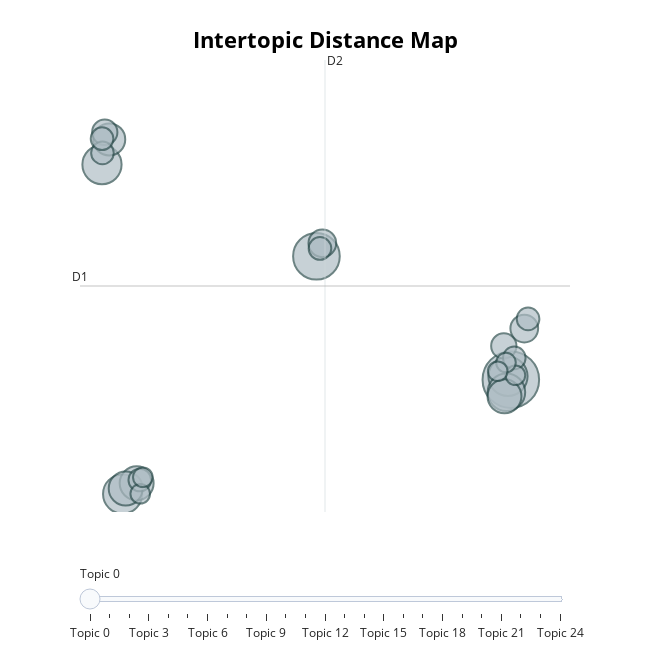

Here is the notebook cell this chart was saved with:
### Markdown cell above
### Visualizing Topics

### Code cell
int_topic_dist = topic_model.visualize_topics()
int_topic_dist.write_html("outputs/interactive_BERtopic_distribution")
int_topic_dist

### Figure 1 — Plotly figure (JSON) as saved in the notebook; plotly's stock layout.template omitted (floating-point values rounded to 4 significant figures)
{"data": [{"customdata": [[0, "world | years | people | new | american", 25], [1, "states | government | united | congress | department", 17], [2, "america | american | americans | people | tonight", 12], [3, "government | states | year | united | law", 12], [4, "government | law | great | work | public", 12], [5, "world | soviet | nations | peace | economic", 11], [6, "states | united | congress | government | year", 9], [7, "national | federal | government | war | congress", 9], [8, "states | public | government | united | present", 9], [9, "states | united | government | constitution | state", 8], [10, "people | new | children | world | challenge", 6], [11, "states | government | constitution | country | general", 6], [12, "government | states | united | public | law", 5], [13, "government | states | united | year | congress", 5], [14, "states | government | public | united | lands", 4], [15, "world | free | war | great | nations", 4], [16, "thats | jobs | america | new | know", 4], [17, "states | united | great | powers | government", 4], [18, "public | states | government | united | subject", 4], [19, "states | constitution | government | congress | united", 4], [20, "people | new | work | america | tonight", 3], [21, "world | economic | faith | nation | nations", 3], [22, "federal | budget | people | jobs | america", 3], [23, "government | states | united | public | congress", 3], [24, "government | states | public | united | country", 3]], "hovertemplate": "<b>Topic %{customdata[0]}</b><br>%{customdata[1]}<br>Size: %{customdata[2]}", "legendgroup": "", "marker": {"color": "#B0BEC5", "line": {"color": "DarkSlateGrey", "width": 2}, "size": [25, 17, 12, 12, 12, 11, 9, 9, 9, 8, 6, 6, 5, 5, 4, 4, 4, 4, 4, 4, 3, 3, 3, 3, 3], "sizemode": "area", "sizeref": 0.01562, "symbol": "circle"}, "mode": "markers", "name": "", "orientation": "v", "showlegend": false, "type": "scatter", "x": [17.23, 4.462, 17.05, -9.627, -8.269, 16.94, -7.35, 16.82, -8.071, -9.149, 18.12, 4.85, 16.77, -9.444, -7.143, 17.46, 18.36, -9.596, 4.695, -9.621, 17.53, 16.91, 16.37, -7.113, -6.943], "xaxis": "x", "y": [7.023, 10.72, 7.123, 13.47, 3.594, 6.647, 3.918, 6.526, 3.759, 14.23, 8.555, 11.11, 8.033, 14.44, 4.015, 7.676, 8.846, 13.82, 10.96, 14.25, 7.155, 7.536, 7.275, 3.601, 4.097], "yaxis": "y"}], "layout": {"annotations": [{"showarrow": false, "text": "D1", "x": -11.07, "y": 9.831, "yshift": 10}, {"showarrow": false, "text": "D2", "x": 5.025, "xshift": 10, "y": 16.61}], "height": 650, "hoverlabel": {"bgcolor": "white", "font": {"family": "Rockwell", "size": 16}}, "legend": {"itemsizing": "constant", "tracegroupgap": 0}, "margin": {"t": 60}, "shapes": [{"line": {"color": "#CFD8DC", "width": 2}, "type": "line", "x0": 5.025, "x1": 5.025, "y0": 3.055, "y1": 16.61}, {"line": {"color": "#9E9E9E", "width": 2}, "type": "line", "x0": -11.07, "x1": 21.12, "y0": 9.831, "y1": 9.831}], "sliders": [{"active": 0, "pad": {"t": 50}, "steps": [{"args": [{"marker.color": [["red", "#B0BEC5", "#B0BEC5", "#B0BEC5", "#B0BEC5", "#B0BEC5", "#B0BEC5", "#B0BEC5", "#B0BEC5", "#B0BEC5", "#B0BEC5", "#B0BEC5", "#B0BEC5", "#B0BEC5", "#B0BEC5", "#B0BEC5", "#B0BEC5", "#B0BEC5", "#B0BEC5", "#B0BEC5", "#B0BEC5", "#B0BEC5", "#B0BEC5", "#B0BEC5", "#B0BEC5"]]}], "label": "Topic 0", "method": "update"}, {"args": [{"marker.color": [["#B0BEC5", "red", "#B0BEC5", "#B0BEC5", "#B0BEC5", "#B0BEC5", "#B0BEC5", "#B0BEC5", "#B0BEC5", "#B0BEC5", "#B0BEC5", "#B0BEC5", "#B0BEC5", "#B0BEC5", "#B0BEC5", "#B0BEC5", "#B0BEC5", "#B0BEC5", "#B0BEC5", "#B0BEC5", "#B0BEC5", "#B0BEC5", "#B0BEC5", "#B0BEC5", "#B0BEC5"]]}], "label": "Topic 1", "method": "update"}, {"args": [{"marker.color": [["#B0BEC5", "#B0BEC5", "red", "#B0BEC5", "#B0BEC5", "#B0BEC5", "#B0BEC5", "#B0BEC5", "#B0BEC5", "#B0BEC5", "#B0BEC5", "#B0BEC5", "#B0BEC5", "#B0BEC5", "#B0BEC5", "#B0BEC5", "#B0BEC5", "#B0BEC5", "#B0BEC5", "#B0BEC5", "#B0BEC5", "#B0BEC5", "#B0BEC5", "#B0BEC5", "#B0BEC5"]]}], "label": "Topic 2", "method": "update"}, {"args": [{"marker.color": [["#B0BEC5", "#B0BEC5", "#B0BEC5", "red", "#B0BEC5", "#B0BEC5", "#B0BEC5", "#B0BEC5", "#B0BEC5", "#B0BEC5", "#B0BEC5", "#B0BEC5", "#B0BEC5", "#B0BEC5", "#B0BEC5", "#B0BEC5", "#B0BEC5", "#B0BEC5", "#B0BEC5", "#B0BEC5", "#B0BEC5", "#B0BEC5", "#B0BEC5", "#B0BEC5", "#B0BEC5"]]}], "label": "Topic 3", "method": "update"}, {"args": [{"marker.color": [["#B0BEC5", "#B0BEC5", "#B0BEC5", "#B0BEC5", "red", "#B0BEC5", "#B0BEC5", "#B0BEC5", "#B0BEC5", "#B0BEC5", "#B0BEC5", "#B0BEC5", "#B0BEC5", "#B0BEC5", "#B0BEC5", "#B0BEC5", "#B0BEC5", "#B0BEC5", "#B0BEC5", "#B0BEC5", "#B0BEC5", "#B0BEC5", "#B0BEC5", "#B0BEC5", "#B0BEC5"]]}], "label": "Topic 4", "method": "update"}, {"args": [{"marker.color": [["#B0BEC5", "#B0BEC5", "#B0BEC5", "#B0BEC5", "#B0BEC5", "red", "#B0BEC5", "#B0BEC5", "#B0BEC5", "#B0BEC5", "#B0BEC5", "#B0BEC5", "#B0BEC5", "#B0BEC5", "#B0BEC5", "#B0BEC5", "#B0BEC5", "#B0BEC5", "#B0BEC5", "#B0BEC5", "#B0BEC5", "#B0BEC5", "#B0BEC5", "#B0BEC5", "#B0BEC5"]]}], "label": "Topic 5", "method": "update"}, {"args": [{"marker.color": [["#B0BEC5", "#B0BEC5", "#B0BEC5", "#B0BEC5", "#B0BEC5", "#B0BEC5", "red", "#B0BEC5", "#B0BEC5", "#B0BEC5", "#B0BEC5", "#B0BEC5", "#B0BEC5", "#B0BEC5", "#B0BEC5", "#B0BEC5", "#B0BEC5", "#B0BEC5", "#B0BEC5", "#B0BEC5", "#B0BEC5", "#B0BEC5", "#B0BEC5", "#B0BEC5", "#B0BEC5"]]}], "label": "Topic 6", "method": "update"}, {"args": [{"marker.color": [["#B0BEC5", "#B0BEC5", "#B0BEC5", "#B0BEC5", "#B0BEC5", "#B0BEC5", "#B0BEC5", "red", "#B0BEC5", "#B0BEC5", "#B0BEC5", "#B0BEC5", "#B0BEC5", "#B0BEC5", "#B0BEC5", "#B0BEC5", "#B0BEC5", "#B0BEC5", "#B0BEC5", "#B0BEC5", "#B0BEC5", "#B0BEC5", "#B0BEC5", "#B0BEC5", "#B0BEC5"]]}], "label": "Topic 7", "method": "update"}, {"args": [{"marker.color": [["#B0BEC5", "#B0BEC5", "#B0BEC5", "#B0BEC5", "#B0BEC5", "#B0BEC5", "#B0BEC5", "#B0BEC5", "red", "#B0BEC5", "#B0BEC5", "#B0BEC5", "#B0BEC5", "#B0BEC5", "#B0BEC5", "#B0BEC5", "#B0BEC5", "#B0BEC5", "#B0BEC5", "#B0BEC5", "#B0BEC5", "#B0BEC5", "#B0BEC5", "#B0BEC5", "#B0BEC5"]]}], "label": "Topic 8", "method": "update"}, {"args": [{"marker.color": [["#B0BEC5", "#B0BEC5", "#B0BEC5", "#B0BEC5", "#B0BEC5", "#B0BEC5", "#B0BEC5", "#B0BEC5", "#B0BEC5", "red", "#B0BEC5", "#B0BEC5", "#B0BEC5", "#B0BEC5", "#B0BEC5", "#B0BEC5", "#B0BEC5", "#B0BEC5", "#B0BEC5", "#B0BEC5", "#B0BEC5", "#B0BEC5", "#B0BEC5", "#B0BEC5", "#B0BEC5"]]}], "label": "Topic 9", "method": "update"}, {"args": [{"marker.color": [["#B0BEC5", "#B0BEC5", "#B0BEC5", "#B0BEC5", "#B0BEC5", "#B0BEC5", "#B0BEC5", "#B0BEC5", "#B0BEC5", "#B0BEC5", "red", "#B0BEC5", "#B0BEC5", "#B0BEC5", "#B0BEC5", "#B0BEC5", "#B0BEC5", "#B0BEC5", "#B0BEC5", "#B0BEC5", "#B0BEC5", "#B0BEC5", "#B0BEC5", "#B0BEC5", "#B0BEC5"]]}], "label": "Topic 10", "method": "update"}, {"args": [{"marker.color": [["#B0BEC5", "#B0BEC5", "#B0BEC5", "#B0BEC5", "#B0BEC5", "#B0BEC5", "#B0BEC5", "#B0BEC5", "#B0BEC5", "#B0BEC5", "#B0BEC5", "red", "#B0BEC5", "#B0BEC5", "#B0BEC5", "#B0BEC5", "#B0BEC5", "#B0BEC5", "#B0BEC5", "#B0BEC5", "#B0BEC5", "#B0BEC5", "#B0BEC5", "#B0BEC5", "#B0BEC5"]]}], "label": "Topic 11", "method": "update"}, {"args": [{"marker.color": [["#B0BEC5", "#B0BEC5", "#B0BEC5", "#B0BEC5", "#B0BEC5", "#B0BEC5", "#B0BEC5", "#B0BEC5", "#B0BEC5", "#B0BEC5", "#B0BEC5", "#B0BEC5", "red", "#B0BEC5", "#B0BEC5", "#B0BEC5", "#B0BEC5", "#B0BEC5", "#B0BEC5", "#B0BEC5", "#B0BEC5", "#B0BEC5", "#B0BEC5", "#B0BEC5", "#B0BEC5"]]}], "label": "Topic 12", "method": "update"}, {"args": [{"marker.color": [["#B0BEC5", "#B0BEC5", "#B0BEC5", "#B0BEC5", "#B0BEC5", "#B0BEC5", "#B0BEC5", "#B0BEC5", "#B0BEC5", "#B0BEC5", "#B0BEC5", "#B0BEC5", "#B0BEC5", "red", "#B0BEC5", "#B0BEC5", "#B0BEC5", "#B0BEC5", "#B0BEC5", "#B0BEC5", "#B0BEC5", "#B0BEC5", "#B0BEC5", "#B0BEC5", "#B0BEC5"]]}], "label": "Topic 13", "method": "update"}, {"args": [{"marker.color": [["#B0BEC5", "#B0BEC5", "#B0BEC5", "#B0BEC5", "#B0BEC5", "#B0BEC5", "#B0BEC5", "#B0BEC5", "#B0BEC5", "#B0BEC5", "#B0BEC5", "#B0BEC5", "#B0BEC5", "#B0BEC5", "red", "#B0BEC5", "#B0BEC5", "#B0BEC5", "#B0BEC5", "#B0BEC5", "#B0BEC5", "#B0BEC5", "#B0BEC5", "#B0BEC5", "#B0BEC5"]]}], "label": "Topic 14", "method": "update"}, {"args": [{"marker.color": [["#B0BEC5", "#B0BEC5", "#B0BEC5", "#B0BEC5", "#B0BEC5", "#B0BEC5", "#B0BEC5", "#B0BEC5", "#B0BEC5", "#B0BEC5", "#B0BEC5", "#B0BEC5", "#B0BEC5", "#B0BEC5", "#B0BEC5", "red", "#B0BEC5", "#B0BEC5", "#B0BEC5", "#B0BEC5", "#B0BEC5", "#B0BEC5", "#B0BEC5", "#B0BEC5", "#B0BEC5"]]}], "label": "Topic 15", "method": "update"}, {"args": [{"marker.color": [["#B0BEC5", "#B0BEC5", "#B0BEC5", "#B0BEC5", "#B0BEC5", "#B0BEC5", "#B0BEC5", "#B0BEC5", "#B0BEC5", "#B0BEC5", "#B0BEC5", "#B0BEC5", "#B0BEC5", "#B0BEC5", "#B0BEC5", "#B0BEC5", "red", "#B0BEC5", "#B0BEC5", "#B0BEC5", "#B0BEC5", "#B0BEC5", "#B0BEC5", "#B0BEC5", "#B0BEC5"]]}], "label": "Topic 16", "method": "update"}, {"args": [{"marker.color": [["#B0BEC5", "#B0BEC5", "#B0BEC5", "#B0BEC5", "#B0BEC5", "#B0BEC5", "#B0BEC5", "#B0BEC5", "#B0BEC5", "#B0BEC5", "#B0BEC5", "#B0BEC5", "#B0BEC5", "#B0BEC5", "#B0BEC5", "#B0BEC5", "#B0BEC5", "red", "#B0BEC5", "#B0BEC5", "#B0BEC5", "#B0BEC5", "#B0BEC5", "#B0BEC5", "#B0BEC5"]]}], "label": "Topic 17", "method": "update"}, {"args": [{"marker.color": [["#B0BEC5", "#B0BEC5", "#B0BEC5", "#B0BEC5", "#B0BEC5", "#B0BEC5", "#B0BEC5", "#B0BEC5", "#B0BEC5", "#B0BEC5", "#B0BEC5", "#B0BEC5", "#B0BEC5", "#B0BEC5", "#B0BEC5", "#B0BEC5", "#B0BEC5", "#B0BEC5", "red", "#B0BEC5", "#B0BEC5", "#B0BEC5", "#B0BEC5", "#B0BEC5", "#B0BEC5"]]}], "label": "Topic 18", "method": "update"}, {"args": [{"marker.color": [["#B0BEC5", "#B0BEC5", "#B0BEC5", "#B0BEC5", "#B0BEC5", "#B0BEC5", "#B0BEC5", "#B0BEC5", "#B0BEC5", "#B0BEC5", "#B0BEC5", "#B0BEC5", "#B0BEC5", "#B0BEC5", "#B0BEC5", "#B0BEC5", "#B0BEC5", "#B0BEC5", "#B0BEC5", "red", "#B0BEC5", "#B0BEC5", "#B0BEC5", "#B0BEC5", "#B0BEC5"]]}], "label": "Topic 19", "method": "update"}, {"args": [{"marker.color": [["#B0BEC5", "#B0BEC5", "#B0BEC5", "#B0BEC5", "#B0BEC5", "#B0BEC5", "#B0BEC5", "#B0BEC5", "#B0BEC5", "#B0BEC5", "#B0BEC5", "#B0BEC5", "#B0BEC5", "#B0BEC5", "#B0BEC5", "#B0BEC5", "#B0BEC5", "#B0BEC5", "#B0BEC5", "#B0BEC5", "red", "#B0BEC5", "#B0BEC5", "#B0BEC5", "#B0BEC5"]]}], "label": "Topic 20", "method": "update"}, {"args": [{"marker.color": [["#B0BEC5", "#B0BEC5", "#B0BEC5", "#B0BEC5", "#B0BEC5", "#B0BEC5", "#B0BEC5", "#B0BEC5", "#B0BEC5", "#B0BEC5", "#B0BEC5", "#B0BEC5", "#B0BEC5", "#B0BEC5", "#B0BEC5", "#B0BEC5", "#B0BEC5", "#B0BEC5", "#B0BEC5", "#B0BEC5", "#B0BEC5", "red", "#B0BEC5", "#B0BEC5", "#B0BEC5"]]}], "label": "Topic 21", "method": "update"}, {"args": [{"marker.color": [["#B0BEC5", "#B0BEC5", "#B0BEC5", "#B0BEC5", "#B0BEC5", "#B0BEC5", "#B0BEC5", "#B0BEC5", "#B0BEC5", "#B0BEC5", "#B0BEC5", "#B0BEC5", "#B0BEC5", "#B0BEC5", "#B0BEC5", "#B0BEC5", "#B0BEC5", "#B0BEC5", "#B0BEC5", "#B0BEC5", "#B0BEC5", "#B0BEC5", "red", "#B0BEC5", "#B0BEC5"]]}], "label": "Topic 22", "method": "update"}, {"args": [{"marker.color": [["#B0BEC5", "#B0BEC5", "#B0BEC5", "#B0BEC5", "#B0BEC5", "#B0BEC5", "#B0BEC5", "#B0BEC5", "#B0BEC5", "#B0BEC5", "#B0BEC5", "#B0BEC5", "#B0BEC5", "#B0BEC5", "#B0BEC5", "#B0BEC5", "#B0BEC5", "#B0BEC5", "#B0BEC5", "#B0BEC5", "#B0BEC5", "#B0BEC5", "#B0BEC5", "red", "#B0BEC5"]]}], "label": "Topic 23", "method": "update"}, {"args": [{"marker.color": [["#B0BEC5", "#B0BEC5", "#B0BEC5", "#B0BEC5", "#B0BEC5", "#B0BEC5", "#B0BEC5", "#B0BEC5", "#B0BEC5", "#B0BEC5", "#B0BEC5", "#B0BEC5", "#B0BEC5", "#B0BEC5", "#B0BEC5", "#B0BEC5", "#B0BEC5", "#B0BEC5", "#B0BEC5", "#B0BEC5", "#B0BEC5", "#B0BEC5", "#B0BEC5", "#B0BEC5", "red"]]}], "label": "Topic 24", "method": "update"}]}], "title": {"font": {"color": "Black", "size": 22}, "text": "<b>Intertopic Distance Map</b>", "x": 0.5, "xanchor": "center", "y": 0.95, "yanchor": "top"}, "width": 650, "xaxis": {"anchor": "y", "domain": [0, 1], "range": [-11.07, 21.12], "title": {"text": ""}, "visible": false}, "yaxis": {"anchor": "x", "domain": [0, 1], "range": [3.055, 16.61], "title": {"text": ""}, "visible": false}}}
